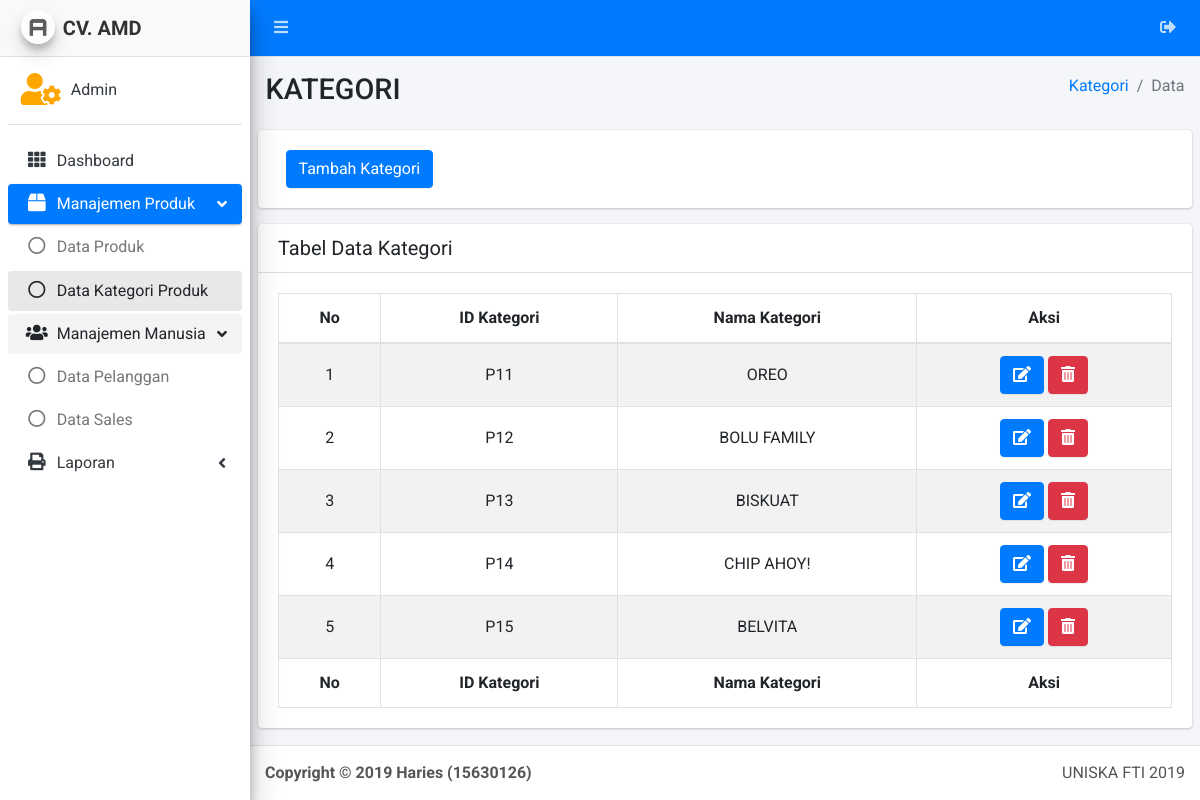
Page /admin/index_kategori_produk.php (signed in) on the earlier database version.
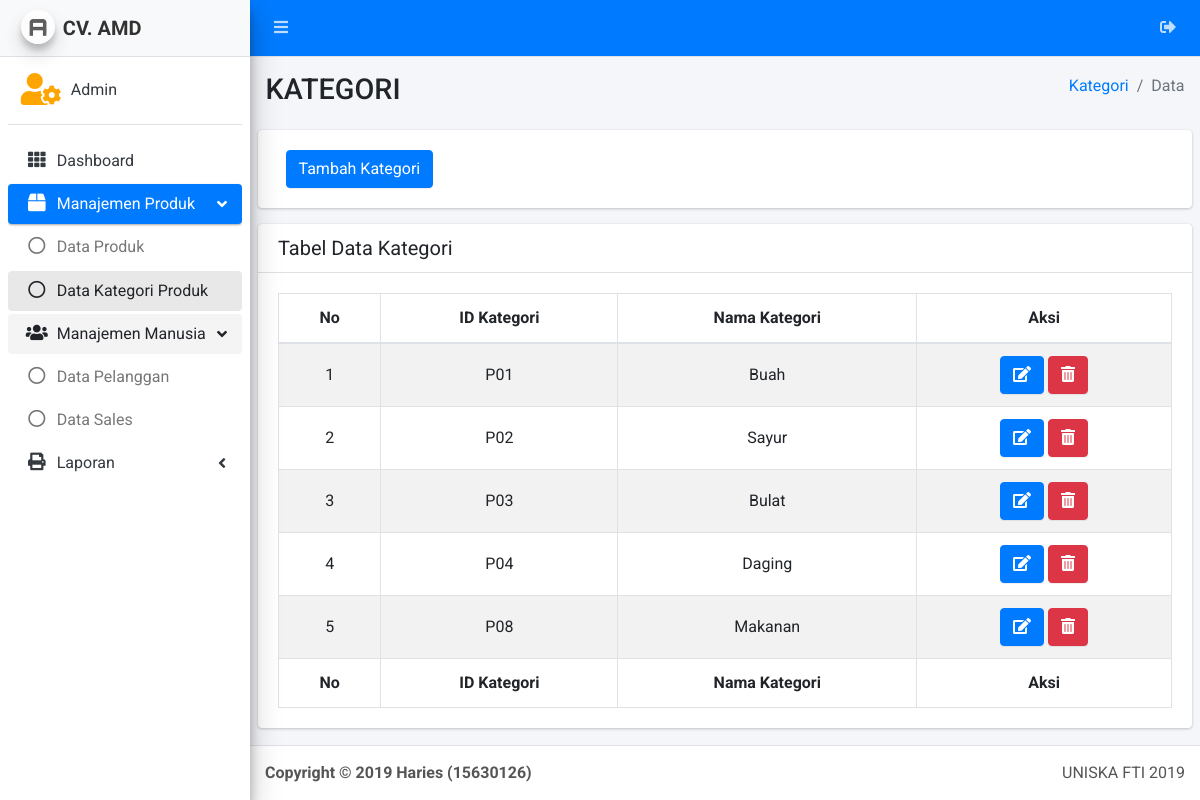
Same page on the later database version.
### tables this page shows
CREATE TABLE `kategori` (
  `id` int(11) NOT NULL,
  `nama_kategori` varchar(80) NOT NULL
);

### admin/index_kategori_produk.php (the view, shortened to what this page needs)
<?php
include('core/header.php');
include('core/sidebar.php');
?>
  <div class="content-wrapper">
    <section class="content-header">
      <div class="container-fluid">
        <div class="row mb-2">
          <div class="col-sm-6">
            <h1>KATEGORI</h1>
          </div>
          <div class="col-sm-6">
            <ol class="breadcrumb float-sm-right">
              <li class="breadcrumb-item"><a href="index_kategori_produk.php">Kategori</a></li>
              <li class="breadcrumb-item active">Data</li>
            </ol>
          </div>
        </div>
      </div>
    </section>
    <section class="content">
      <div class="row">
        <div class="col-12">
          <div class="card">
            <div class="card-body">
              <div class="container">
                <div class="row">
                  <div class="col">
                    <a href="create_kategori.php" class="btn btn-primary">Tambah Kategori</a>
                  </div>
                </div>
              </div>
            </div>
          </div>
        </div>
        <div class="col-12">
          <div class="card">
            <div class="card-header">
              <h3 class="card-title">Tabel Data Kategori</h3>
            </div>
            <div class="card-body">
              <table id="table-full" class="table table-bordered table-striped">
                <thead>
                <tr>
                  <th class="text-center">No</th>
                  <th class="text-center">ID Kategori</th>
                  <th class="text-center">Nama Kategori</th>
                  <th class="text-center">Aksi</th>
                </tr>
                </thead>
                <tbody>
                <?php
                    $no = 1;
                    $kategories = $conn->query("SELECT * FROM kategori");
                    while($row = mysqli_fetch_assoc($kategories)){
                  ?>
                    <tr>
                      <td class="text-center align-middle"><?php echo $no ?></td>
                      <td class="text-center align-middle"><?php echo 'P'.str_pad($row['id'],2,'0',STR_PAD_LEFT); ?></td>
                      <td class="text-center align-middle"><?php echo $row['nama_kategori'] ?></td>
                      <td class="text-center">
                        <a href="edit_kategori.php?id_kat=<?php echo $row['id'] ?>" class="btn btn-primary">
                          <i class="fas fa-edit"></i>
                        </a>
                        <button
                        data-toggle="modal" data-target="#hapuskategori"
                        id="<?php echo $row['id'] ?>" kategori="<?php echo $row['nama_kategori'] ?>" class="btn btn-danger hapus-kategori">
                          <i class="fas fa-trash-alt"></i>
                        </button>
                      </td>
                    </tr>
                  <?php $no++; } ?>
                </tbody>
                <tfoot>
                <tr>
                  <th class="text-center">No</th>
                  <th class="text-center">ID Kategori</th>
                  <th class="text-center">Nama Kategori</th>
                  <th class="text-center">Aksi</th>
                </tr>
                </tfoot>
              </table>
            </div>
          </div>
        </div>
      </div>
    </section>
  </div>
<?php
include('core/footer.php');
?>

Differences in the rows shown:
removed kategori: id "11", nama_kategori "OREO"
removed kategori: id "12", nama_kategori "BOLU FAMILY"
removed kategori: id "13", nama_kategori "BISKUAT"
removed kategori: id "14", nama_kategori "CHIP AHOY!"
removed kategori: id "15", nama_kategori "BELVITA"
added kategori: id "01", nama_kategori "Buah"
added kategori: id "02", nama_kategori "Sayur"
added kategori: id "03", nama_kategori "Bulat"
added kategori: id "04", nama_kategori "Daging"
added kategori: id "08", nama_kategori "Makanan"
